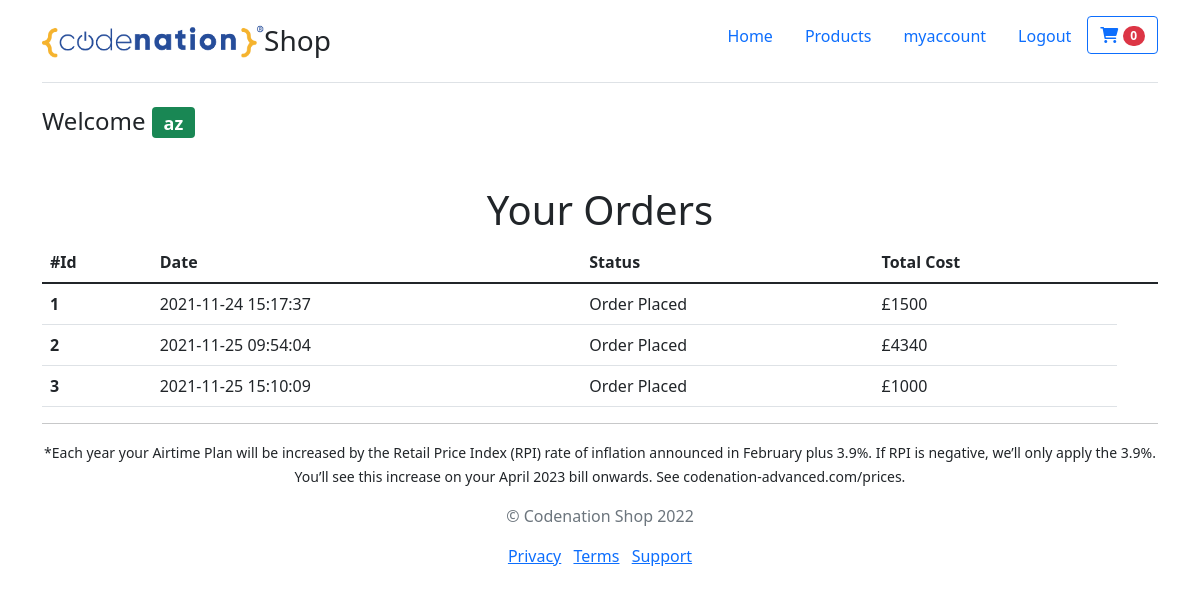
/myaccount.php (signed in), run on an earlier commit of the app's database.
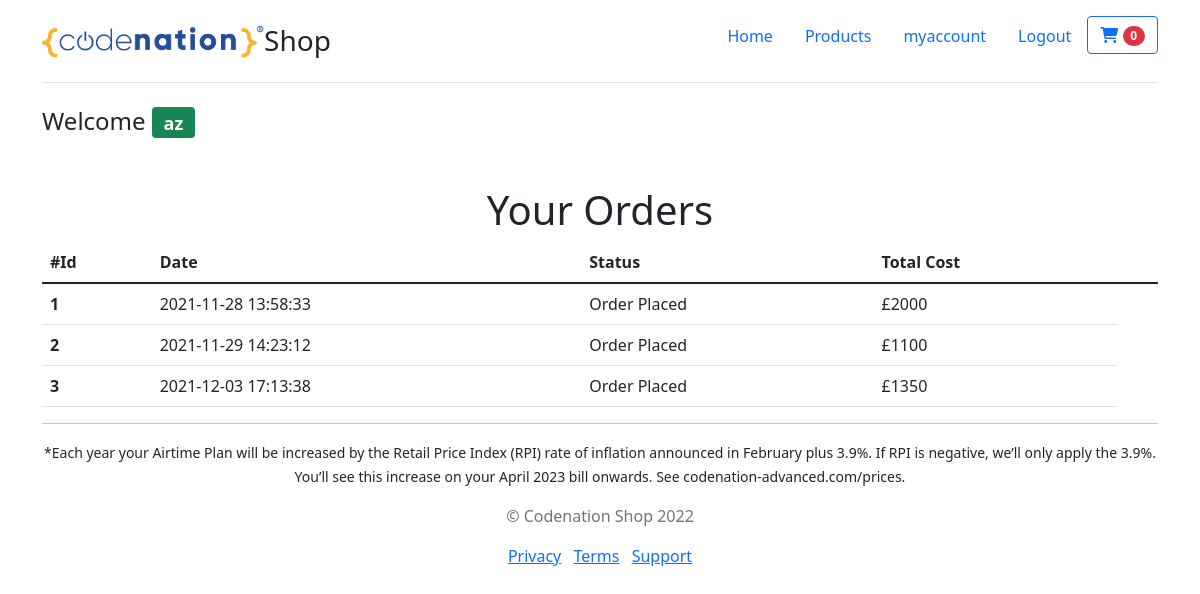
And on a later commit of the database.
### tables this page shows
CREATE TABLE `orders` (
  `id` int(11) NOT NULL,
  `customer_id` int(11) NOT NULL,
  `total_price` int(11) NOT NULL,
  `order_status` varchar(255) NOT NULL,
  `created_at` datetime NOT NULL DEFAULT CURRENT_TIMESTAMP
);

### myaccount.php (the view, shortened to what this page needs)
<?php
require('config/db.php');
$customer_id = $_SESSION['customerId'];
$query = "SELECT * FROM orders WHERE customer_id = $customer_id";
$result = mysqli_query($conn, $query);
$order_row = mysqli_fetch_all($result, MYSQLI_ASSOC);
?>
<?php include("inc/header.php"); ?>
<?php if (isset($_SESSION['customer'])) : ?>
    <h4 class="text-reset mb-5">Welcome <span id="username" class="badge bg-success"><?php echo $_SESSION['customer']; ?></span></h4>
    <h1 class="text-center">Your Orders</h1>
    <table class="table">
        <thead>
            <tr>
                <th scope="col">#Id</th>
                <th scope="col">Date</th>
                <th scope="col">Status</th>
                <th scope="col">Total Cost</th>
                <th scope="col"></th>
            </tr>
        </thead>
        <tbody>
            <?php foreach ($order_row as $order) : ?>
                <tr>
                    <th scope="row"><?php echo $order['id']; ?></th>
                    <td><?php echo $order['created_at']; ?></td>
                    <td><?php echo $order['order_status']; ?></td>
                    <td>£<?php echo $order['total_price']; ?></td>
                </tr>
            <?php endforeach; ?>
        </tbody>
    </table>
<?php else : ?>
    <div class="alert alert-danger my-5" role="alert">You are not logged in. Visit the <a href="login.php">login</a> page to sign in.</div>
<?php endif; ?>
<?php include("inc/footer.php"); ?>

What changed in the data, as far as the page shows it:
changed orders id 1: created_at "2021-11-24 15:17:37" → "2021-11-28 13:58:33"; total_price "1500" → "2000"
changed orders id 2: created_at "2021-11-25 09:54:04" → "2021-11-29 14:23:12"; total_price "4340" → "1100"
changed orders id 3: created_at "2021-11-25 15:10:09" → "2021-12-03 17:13:38"; total_price "1000" → "1350"
